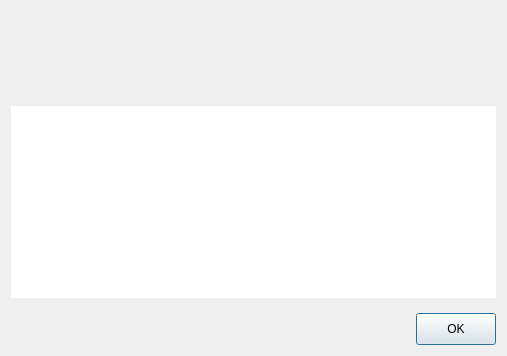
<?xml version="1.0" encoding="UTF-8"?>
<ui version="4.0">
 <class>MobiiLegalNoticeDialog</class>
 <widget class="QDialog" name="MobiiLegalNoticeDialog">
  <property name="geometry">
   <rect>
    <x>0</x>
    <y>0</y>
    <width>507</width>
    <height>356</height>
   </rect>
  </property>
  <property name="windowTitle">
   <string>Mentions légales</string>
  </property>
  <layout class="QVBoxLayout" name="verticalLayout">
   <item>
    <widget class="QWidget" name="headerArea" native="true">
     <property name="sizePolicy">
      <sizepolicy hsizetype="Preferred" vsizetype="Fixed">
       <horstretch>0</horstretch>
       <verstretch>0</verstretch>
      </sizepolicy>
     </property>
     <layout class="QHBoxLayout" name="horizontalLayout_2">
      <property name="leftMargin">
       <number>0</number>
      </property>
      <property name="topMargin">
       <number>0</number>
      </property>
      <property name="rightMargin">
       <number>0</number>
      </property>
      <property name="bottomMargin">
       <number>0</number>
      </property>
      <item>
       <widget class="QLabel" name="label">
        <property name="sizePolicy">
         <sizepolicy hsizetype="Fixed" vsizetype="Fixed">
          <horstretch>0</horstretch>
          <verstretch>0</verstretch>
         </sizepolicy>
        </property>
        <property name="minimumSize">
         <size>
          <width>350</width>
          <height>80</height>
         </size>
        </property>
        <property name="text">
         <string/>
        </property>
        <property name="pixmap">
         <pixmap resource="mobii.qrc">:/common/Resources/logo_verbose_flat_small.png</pixmap>
        </property>
       </widget>
      </item>
     </layout>
    </widget>
   </item>
   <item>
    <widget class="QWidget" name="legalArea" native="true">
     <layout class="QVBoxLayout" name="verticalLayout_2">
      <property name="leftMargin">
       <number>0</number>
      </property>
      <property name="topMargin">
       <number>9</number>
      </property>
      <property name="rightMargin">
       <number>0</number>
      </property>
      <property name="bottomMargin">
       <number>9</number>
      </property>
      <item>
       <widget class="QTextEdit" name="legalNoticeField">
        <property name="styleSheet">
         <string notr="true">QTextEdit {
	font-size: 11px
}</string>
        </property>
        <property name="frameShape">
         <enum>QFrame::NoFrame</enum>
        </property>
        <property name="readOnly">
         <bool>true</bool>
        </property>
       </widget>
      </item>
     </layout>
    </widget>
   </item>
   <item>
    <widget class="QWidget" name="bottomArea" native="true">
     <property name="sizePolicy">
      <sizepolicy hsizetype="Preferred" vsizetype="Fixed">
       <horstretch>0</horstretch>
       <verstretch>0</verstretch>
      </sizepolicy>
     </property>
     <layout class="QHBoxLayout" name="horizontalLayout">
      <property name="leftMargin">
       <number>0</number>
      </property>
      <property name="topMargin">
       <number>0</number>
      </property>
      <property name="rightMargin">
       <number>0</number>
      </property>
      <property name="bottomMargin">
       <number>0</number>
      </property>
      <item>
       <spacer name="horizontalSpacer">
        <property name="orientation">
         <enum>Qt::Horizontal</enum>
        </property>
        <property name="sizeHint" stdset="0">
         <size>
          <width>40</width>
          <height>20</height>
         </size>
        </property>
       </spacer>
      </item>
      <item>
       <widget class="QPushButton" name="closeBtn">
        <property name="minimumSize">
         <size>
          <width>80</width>
          <height>32</height>
         </size>
        </property>
        <property name="text">
         <string>OK</string>
        </property>
       </widget>
      </item>
     </layout>
    </widget>
   </item>
  </layout>
 </widget>
 <resources>
  <include location="mobii.qrc"/>
 </resources>
 <connections/>
</ui>
